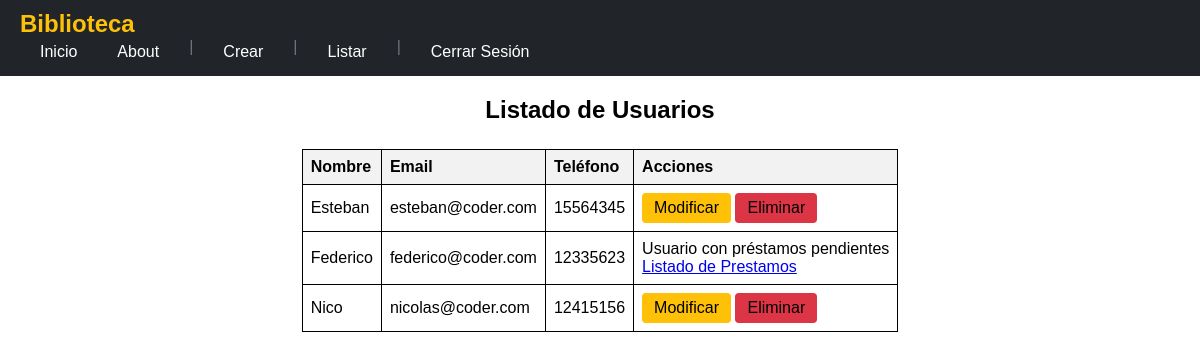
Page /listar_usuarios/ (signed in) on the earlier database version.
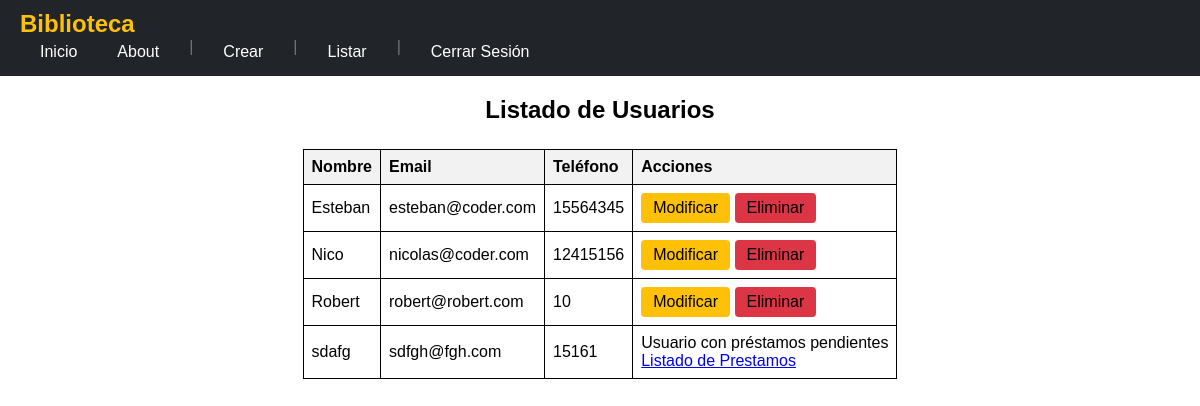
Same page on the later database version.
### biblioteca/models.py (models this page shows, shortened)
class Usuario(models.Model):
    nombre = models.CharField(max_length=100)
    email = models.EmailField(unique=True)
    telefono = models.CharField(max_length=15, blank=True, null=True)
    fecha_registro = models.DateTimeField(auto_now_add=True)
    prestamos: QuerySet[Any]
    def tiene_prestamos_pendientes(self):
        return self.prestamos.filter(fecha_devolucion__isnull=True).exists()

### biblioteca/views.py (the view)
# urls.py: path('listar_usuarios/', views.listar_usuarios, name='listar_usuarios'),
@login_required
def listar_usuarios(request):
    usuarios = Usuario.objects.prefetch_related('prestamos').all()
    return render(request, "biblioteca/listar_usuarios.html", {"usuarios": usuarios})

### biblioteca/templates/biblioteca/listar_usuarios.html (shortened to what this page needs)
{% extends "biblioteca/base.html" %}
{% block contenido %}
<fieldset>
    <legend><h2>Listado de Usuarios</h2></legend>
    <table>
        <thead>
            <tr>
                <th>Nombre</th>
                <th>Email</th>
                <th>Teléfono</th>
                <th>Acciones</th>
            </tr>
        </thead>
        <tbody>
            {% for usuario in usuarios %}
            <tr>
                <td>{{ usuario.nombre }}</td>
                <td>{{ usuario.email }}</td>
                <td>{{ usuario.telefono }}</td>
                <td>
                    {% if not usuario.tiene_prestamos_pendientes %}
                        <a href="{% url 'modificar_usuario' usuario.id %}" class="btn btn-warning">Modificar</a>
                        <form action="{% url 'eliminar_usuario' usuario.id %}" method="POST" style="display:inline;">
                            <button type="submit" class="btn btn-danger">Eliminar</button>
                        </form>
                    {% else %}
                        <span class="text-muted">Usuario con préstamos pendientes<a href="{% url 'listar_prestamos' %}"><br>Listado de Prestamos</a></span>
                    {% endif %}
                </td>
            </tr>
            {% endfor %}
        </tbody>
    </table>
</fieldset>
{% endblock %}

### biblioteca/templates/biblioteca/base.html (shortened to what this page needs)
<!DOCTYPE html>
<html lang="en">
<head>
    {% load static %}
    <link rel="stylesheet" href="{% static 'css/styles.css' %}">
</head>
<body class="{% if user.is_authenticated %}authenticated{% endif %}">
    <nav class="navbar">
        <div class="container">
            <a class="navbar-brand" href="{% url 'index' %}">Biblioteca</a>
            <ul class="navbar-menu">
                <li><a href="{% url 'index' %}">Inicio</a></li>
                <li><a href="{% url 'about' %}">About</a></li>
                {% if user.is_authenticated %}
                    <li class="separator">|</li>
                    <li class="dropdown">
                        <a href="#" class="dropdown-toggle">Crear</a>
                    </li>
                    <li class="separator">|</li>
                    <li class="dropdown">
                        <a href="#" class="dropdown-toggle">Listar</a>
                    </li>
                    <li class="separator">|</li>
                    <li><a href="{% url 'logout' %}">Cerrar Sesión</a></li>
                {% endif %}
            </ul>
        </div>
    </nav>
    <main class="contenido">
        {% block contenido %}{% endblock %}
    </main>
</body>
</html>

### biblioteca/static/css/styles.css (style rules this page uses)
.contenido { display: flex; justify-content: center; text-align: center; width: 100%; }
body { margin: 0; font-family: Arial, sans-serif; cursor: default; }
body.authenticated { cursor: pointer; }
.navbar { background-color: #212529; padding: 10px 20px; display: flex; justify-content: space-between; align-items: center; color: white; }
.navbar-brand { color: #ffc107; text-decoration: none; font-size: 1.5em; font-weight: bold; }
.navbar-menu { list-style: none; display: flex; margin: 0; padding: 0; }
.navbar-menu li { margin: 0 10px; position: relative; }
.navbar-menu a { color: white; text-decoration: none; font-size: 1em; padding: 5px 10px; display: block; }
.separator { color: #6c757d; pointer-events: none; }
fieldset { border: 0px; }
table { width: 100%; border-collapse: collapse; }
th, td { border: 1px solid black; padding: 8px; text-align: left; }
th { background-color: #f2f2f2; }
.btn { display: inline-block; text-align: center; padding: 0.375rem 0.75rem; font-size: 1rem; border-radius: 0.25rem; border: none; text-decoration: none; color: black; }
.btn-warning { background-color: #ffc107; color: black; }
.btn-danger { background-color: #dc3545; color: black; }

Differences in the rows shown:
removed Usuario: nombre "Federico", email "federico@coder.com", telefono "12335623", shows "Usuario con préstamos pendientes"
added Usuario: nombre "Robert", email "robert@robert.com", telefono "10", shows "Modificar"
added Usuario: nombre "sdafg", email "sdfgh@fgh.com", telefono "15161", shows "Usuario con préstamos pendientes"
